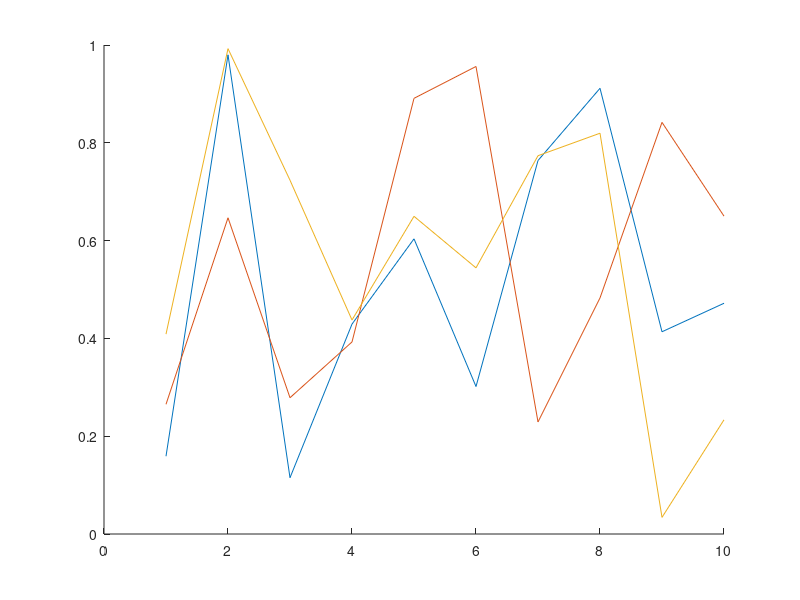

Recreate this plot in MATLAB. (Note: this script raises an error after producing the figure.)
S.f1 = 1 : 10;
S.f2 = [2; 4; 6];
S.f3 = [];

A = structfun(@mean, S);

%% 
clear S;
S.X = rand(1, 10);
S.Y = rand(1, 10);
S.Z = rand(1, 10);

figure
hold on;
p = structfun(@plot, S);
p(1).Marker = 'o';
p(2).Marker = '+';
p(3).Marker = 's';
hold off;

%% 
clear S;
S.f1 = 1:10;
S.f2 = [2 3; 4 5; 6 7];
S.f3 = rand(4, 4);
A = structfun(@mean, S, 'UniformOutput', false);

%% 
clear S;
S.f1 = 1:10;
S.f2 = [2 3; 4 5; 6 7];
S.f3 = rand(4, 4);
[nrows, ncols] = structfun(@size, S);

%%
S = spdiags([1:4]', 0, 4, 4);
f = spfun(@exp, S);
full(S);
full(exp(S));
%% 
